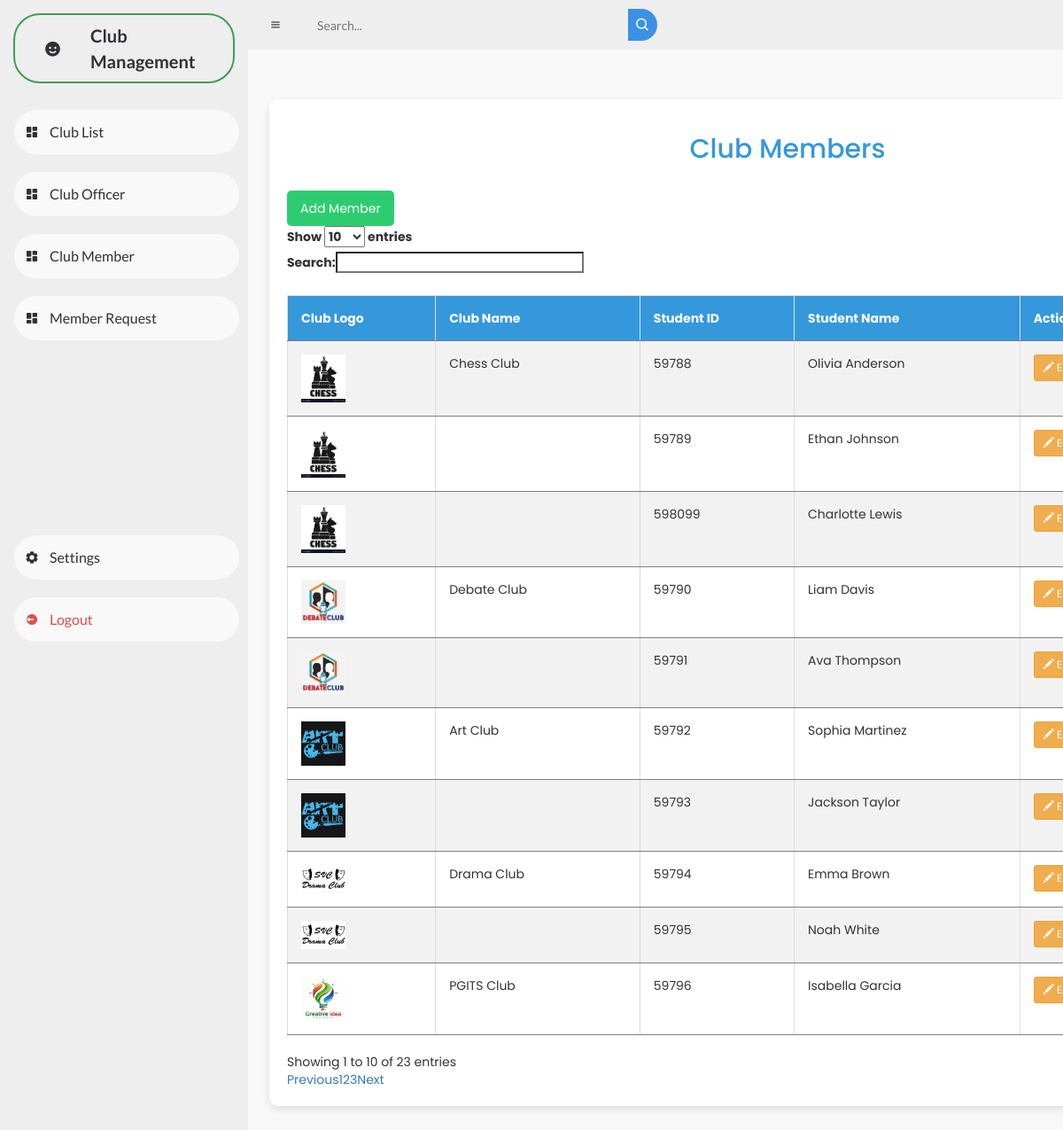
/clubmembers.php, run on the app's committed database.
### tables this page shows
CREATE TABLE `clubmembers` (
  `ClubID` int(11) NOT NULL,
  `StudentID` int(11) NOT NULL,
  `StudentName` varchar(200) NOT NULL,
  `Status` tinyint(1) NOT NULL DEFAULT 0
);

CREATE TABLE `clubs` (
  `ClubID` int(11) NOT NULL,
  `ClubLogo` varchar(255) NOT NULL,
  `ClubName` varchar(255) NOT NULL,
  `Status` enum('Accredited','Not Accredited') NOT NULL DEFAULT 'Not Accredited'
);

### clubmembers.php (the view, shortened to what this page needs)
<?php
include("db.php");
?>
<!DOCTYPE html>
<html lang="en">
<head>
    <link href='https://unpkg.com/boxicons@2.0.9/css/boxicons.min.css' rel='stylesheet'>
    <link rel="stylesheet" href="dash.css">
    <link rel="stylesheet" href="https://maxcdn.bootstrapcdn.com/bootstrap/3.4.1/css/bootstrap.min.css">
    <link rel="stylesheet" href="https://cdn.datatables.net/1.10.20/css/dataTables.bootstrap.min.css">
    <link href="https://cdn.jsdelivr.net/npm/remixicon@2.5.0/fonts/remixicon.css" rel="stylesheet">
</head>
<body>
    <section id="sidebar">
        <a href="#" class="brand">
            <i class='bx bxs-smile'></i>
            <span class="text">Club Management</span>
        </a>
        <ul class="side-menu top">
            <li>
                <a href="index.php">
                    <i class='bx bxs-dashboard'></i>
                    <span class="text">Club List</span>
                </a>
            </li>
            <li>
                <a href="clubofficer.php">
                    <i class='bx bxs-dashboard'></i>
                    <span class="text">Club Officer</span>
                </a>
            </li>
            <li>
                <a href="clubmembers.php">
                    <i class='bx bxs-dashboard'></i>
                    <span class="text">Club Member</span>
                </a>
            </li>
            <li>
                <a href="memreq.php">
                    <i class='bx bxs-dashboard'></i>
                    <span class="text">Member Request</span>
                </a>
            </li>
        </ul>
        <ul class="side-menu">
            <li>
                <a href="#">
                    <i class='bx bxs-cog'></i>
                    <span class="text">Settings</span>
                </a>
            </li>
            <li>
                <a href="userclublist.php" class="logout">
                    <i class='bx bxs-log-out-circle'></i>
                    <span class="text">Logout</span>
                </a>
            </li>
        </ul>
    </section>
    <section id="content">
        <nav>
            <i class='bx bx-menu'></i>
            <form action="#">
                <div class="form-input">
                    <input type="search" placeholder="Search...">
                    <button type="submit" class="search-btn"><i class='bx bx-search'></i></button>
                </div>
            </form>
        </nav>
        <main class="main-content">
            <div class="container">
                <h2 style="text-align: center; color: #3498db;">Club Members</h2>
                <button style="text-align: center;" class="add-clubs-btn" onclick="location.href='addmembers.php';">Add Member</button>
                <table id="exampleTable" class="table table-striped table-bordered">
                    <thead id="thead">
                        <tr>
                            <th>Club Logo</th>
                            <th>Club Name</th>
                            <th>Student ID</th>
                            <th>Student Name</th>
                            <th>Actions</th>
                        </tr>
                    </thead>
                    <tbody id="tbody">
                        <?php
                        $sql = "SELECT clubs.ClubName, clubs.ClubLogo, clubmembers.StudentID, clubmembers.StudentName
                            FROM clubmembers
                            INNER JOIN clubs ON clubmembers.ClubID = clubs.ClubID";
                        $result = $conn->query($sql);
                        if ($result->num_rows > 0) {
                            $prevClubName = '';
                            while ($row = $result->fetch_assoc()) {
                                $clubLogoDisplay = $row["ClubLogo"] ? '<img src="' . $row["ClubLogo"] . '" alt="Club Logo" width="50">' : '';
                                $clubNameDisplay = ($row["ClubName"] !== $prevClubName) ? $row["ClubName"] : '';
                                $prevClubName = $row["ClubName"];
                                echo '<tr>
                                <td>' . $clubLogoDisplay . '</td>
                                <td>' . $clubNameDisplay . '</td>
                                <td>' . $row["StudentID"] . '</td>
                                <td>' . $row["StudentName"] . '</td>
                                <td>
                                    <a href="edit_member.php?StudentID=' . $row["StudentID"] . '" class="btn btn-warning btn-sm"><i class="glyphicon glyphicon-pencil"></i> Edit </a>
                                    <a href="delete_member.php?StudentID=' . $row["StudentID"] . '" class="btn btn-danger btn-sm"><i class="glyphicon glyphicon-trash"></i> Delete </a>
                                </td>
                            </tr>';
                            }
                            echo "</table>";
                        } else {
                            echo '<tr><td colspan="5" style="text-align: center;">No data available</td></tr>';
                        }
                        ?>
            </div>
        </main>
</body>
</html>

### dash.css (style rules this page uses)
* { margin: 0; padding: 0; box-sizing: border-box; }
a { text-decoration: none; }
li { list-style: none; }
:root { --poppins: 'Poppins', sans-serif; --lato: 'Lato', sans-serif; --light: #F9F9F9; --blue: #3C91E6; --light-blue: #CFE8FF; --grey: #eee; --dark-grey: #AAAAAA; --dark: #342E37; --red: #DB504A; --yellow: #FFCE26; --light-yellow: #FFF2C6; --orange: #FD7238; --light-orange: #FFE0D3; }
html { overflow-x: hidden; }
body { background: var(--grey); overflow-x: hidden; }
#sidebar { position: fixed; top: 0; left: 0; width: 280px; height: 100%; background: var(--grey); z-index: 2000; font-family: var(--lato); transition: .3s ease; overflow-x: hidden; scrollbar-width: none; }
#sidebar .brand { font-size: 20px; font-weight: 700; height: 75px; display: flex; align-items: center; color: var(--dark); position: sticky; top: 0; left: 0; background: var(--webkit-scrollbar); z-index: 500; box-sizing: content-box; border: 2px solid rgb(63, 157, 85); border-radius: 30px; margin: 15px; }
#sidebar .brand .bx { min-width: 85px; display: flex; justify-content: center; }
#sidebar .side-menu { width: 100%; margin-bottom: 200px; margin-top: 20px; }
#sidebar .side-menu li { height: 70px; background: transparent; margin-left: 6px; border-radius: 48px 0 0 48px; padding: 10px; }
#sidebar .side-menu li a { width: 100%; height: 100%; background: var(--light); display: flex; align-items: center; border-radius: 48px; font-size: 16px; color: var(--dark); white-space: nowrap; overflow-x: hidden; }
#sidebar .side-menu li a.logout { color: var(--red); }
#sidebar .side-menu li a .bx { min-width: calc(60px - ((4px + 6px) * 2)); display: flex; justify-content: center; }
#content { position: relative; width: calc(100% - 280px); left: 280px; transition: .3s ease; }
#content nav { height: 56px; background: var(--grey); padding: 0 24px; display: flex; align-items: center; grid-gap: 24px; font-family: var(--lato); position: sticky; top: 0; left: 0; z-index: 1000; }
#content nav .bx.bx-menu { cursor: pointer; color: var(--dark); }
#content nav form { max-width: 400px; width: 100%; margin-right: auto; }
#content nav form .form-input { display: flex; align-items: center; height: 36px; }
#content nav form .form-input input { flex-grow: 1; padding: 0 16px; height: 100%; border: none; background: var(--grey); border-radius: 36px 0 0 36px; outline: none; width: 100%; color: var(--dark); }
#content nav form .form-input button { width: 36px; height: 100%; display: flex; justify-content: center; align-items: center; background: var(--blue); color: var(--light); font-size: 18px; border: none; outline: none; border-radius: 0 36px 36px 0; cursor: pointer; }
#content main { width: 100%; padding: 36px 24px; font-family: var(--poppins); max-height: calc(100vh - 56px); overflow-y: auto; }

### clubmembers.php (style rules this page uses)
body { background-color: #f8f8f8; font-family: 'Arial', sans-serif; }
.container { margin-top: 20px; background-color: #fff; padding: 20px; border-radius: 10px; box-shadow: 0 4px 8px rgba(0, 0, 0, 0.1); }
h2 { text-align: center; color: #3498db; }
#exampleTable { width: 100%; border-collapse: collapse; margin-top: 20px; }
#exampleTable th, #exampleTable td { padding: 15px; text-align: left; border-bottom: 2px solid #ddd; }
#exampleTable th { background-color: #3498db; color: white; }
#exampleTable tbody tr:nth-child(odd) { background-color: #f2f2f2; }
.add-clubs-btn { background-color: #2ecc71; color: white; border: none; padding: 10px 15px; border-radius: 5px; cursor: pointer; margin-top: 20px; }
#exampleTable th, #exampleTable td { border-bottom: 0.5px solid #808080; }

### data on the page
clubmembers: ClubID.ClubLogo (picture), ClubID.ClubName "Chess Club", StudentID "59788", StudentName "Olivia Anderson"
clubmembers: ClubID.ClubLogo (picture), StudentID "59789", StudentName "Ethan Johnson"
clubmembers: ClubID.ClubLogo (picture), StudentID "598099", StudentName "Charlotte Lewis"
clubmembers: ClubID.ClubLogo (picture), ClubID.ClubName "Debate Club", StudentID "59790", StudentName "Liam Davis"
clubmembers: ClubID.ClubLogo (picture), StudentID "59791", StudentName "Ava Thompson"
clubmembers: ClubID.ClubLogo (picture), ClubID.ClubName "Art Club", StudentID "59792", StudentName "Sophia Martinez"
clubmembers: ClubID.ClubLogo (picture), StudentID "59793", StudentName "Jackson Taylor"
clubmembers: ClubID.ClubLogo (picture), ClubID.ClubName "Drama Club", StudentID "59794", StudentName "Emma Brown"
clubmembers: ClubID.ClubLogo (picture), StudentID "59795", StudentName "Noah White"
clubmembers: ClubID.ClubLogo (picture), ClubID.ClubName "PGITS Club", StudentID "59796", StudentName "Isabella Garcia"
